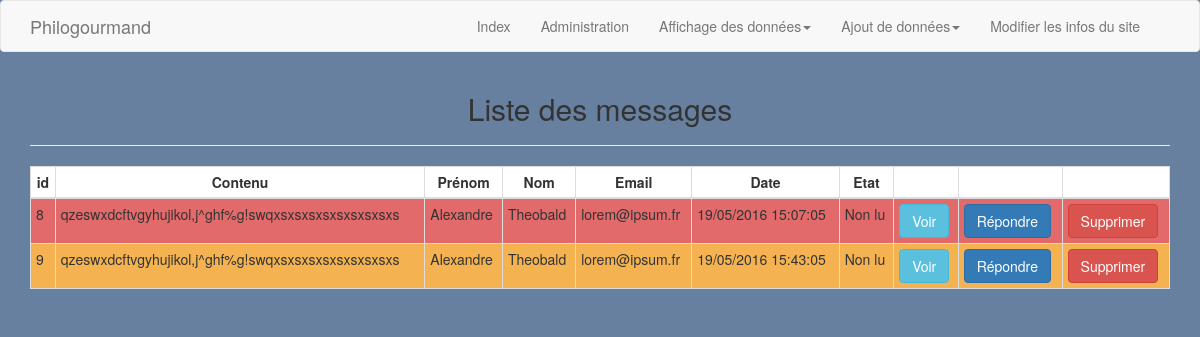
The app's page /admin/contact_message.php (signed in), older data.
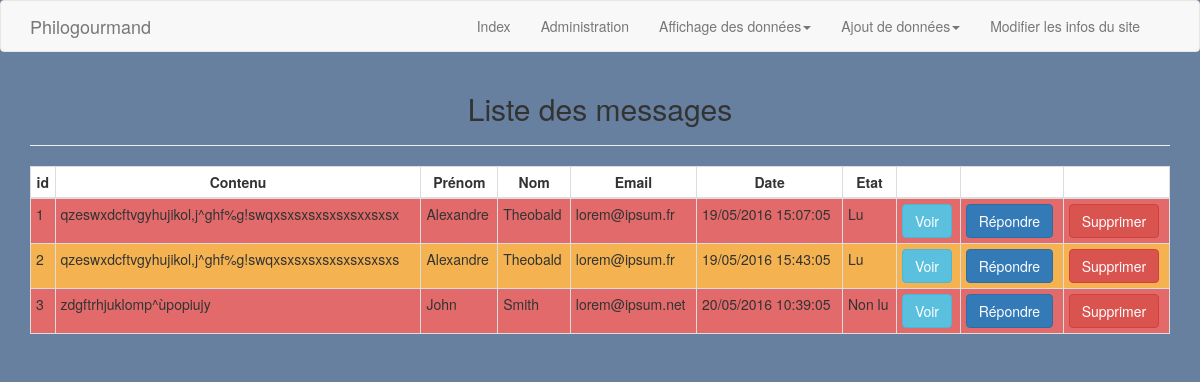
The same page, newer data.
### tables this page shows
CREATE TABLE `contact` (
  `id` int(11) NOT NULL,
  `firstname` varchar(50) NOT NULL,
  `lastname` varchar(50) NOT NULL,
  `email` varchar(255) NOT NULL,
  `content` text NOT NULL,
  `date_add` datetime NOT NULL,
  `message_state` enum('read','unread') NOT NULL DEFAULT 'unread'
);

### inc/fonctions.php (called while the page is built, shortened)
<?php
function showAllMessageContact() {
	global $pdo;
	$res = $pdo->prepare('SELECT * FROM contact');
	$res->execute();
	return $res->fetchAll(PDO::FETCH_ASSOC);
}

### admin/contact_message.php (the view, shortened to what this page needs)
<?php
require_once '../inc/connect.php';
require_once '../inc/fonctions.php';
$error = [];
$showAllMessages = false;
if (!empty($_GET) && isset($_GET['id_message'])) {
	$id_message = checkId($_GET['id_message']);
	if(empty($id_message)) {
		$error[] = 'le message recherché n\'existe pas';
	}
	if (count($error) == 0) {
	 	if (isset($_GET['action']) && $_GET['action'] == 'delete') {
	 		$del = $pdo->prepare('DELETE FROM contact WHERE id = :id');
	 		$del->bindValue(':id',$id_message,PDO::PARAM_INT);
	 		if($del->execute()) {
	 			$_SESSION['del_message'] = 'ok';
	 			header('Location: contact_message.php');
	 			die;
	 		}
	 	}
	 	else {
			$message = showMessageContact($id_message);
			if (empty($message)) {
				$error[] = 'le message recherché n\'existe pas';
			}
			if (count($error) == 0) {
				$showMessage = true;
				$upd = $pdo->prepare('UPDATE contact set message_state = "read" WHERE id = :id');
				$upd->bindValue(':id', $id_message, PDO::PARAM_INT);
				$upd->execute();
				if (isset($_GET['action']) && $_GET['action'] == 'rep') {
 					$repMessage = true;
 				}
			}
		}
	}
}
else {
	$message_list = showAllMessageContact();
	if (count($error) == 0) {
		$showAllMessages = true;
	}
}
include_once '../inc/header_admin.php';
?>
	<?php if($showAllMessages) :  ?>
	<h2 class="text-center">Liste des messages</h2>
	<hr>
	<table class="table table-striped table-bordered table-condensed">
	   <thead>
	     <tr>
	       <th>id</th>
	       <th>Contenu</th>
	       <th>Prénom</th>
	       <th>Nom</th>
	       <th>Email</th>
	       <th>Date</th>
	       <th>Etat</th>
	       <th></th>
	       <th></th>
	       <th></th>
	     </tr>
	   </thead>
	   <tbody>
			<?php
			   foreach($message_list as $message) :
			   $date = date('d/m/Y H:i:m', strtotime($message['date_add']));
			?>
			     <tr>
			       	<td><?=$message['id']; ?></td>
			       	<td><?=substr($message['content'], 0, 50); ?></td>
			       	<td><?=$message['firstname']; ?></td>
			       	<td><?=$message['lastname']; ?></td>
			       	<td><?=$message['email']?></td>
			       	<td><?=$date; ?></td>
			       	<?php if ($message['message_state'] == 'read') : ?>
			       		<td>Lu</td>
			   		<?php else : ?>
			   			<td>Non lu</td>
			   		<?php endif; ?>
			       <td>
			         <a type="button" class="btn btn-info" href="?id_message=<?=$message['id'];?>">Voir</a>
			       </td>
			       <td>
			         <a type="button" class="btn btn-primary" href="?id_message=<?=$message['id'];?>&action=rep">Répondre</a>
			       </td>
			       <td>
			         <a type="button" class="btn btn-danger" href="?id_message=<?=$message['id'];?>&action=delete">Supprimer</a>
			       </td>
			     </tr>
			<?php endforeach; ?>
	   </tbody>
	</table>
	<?php endif; ?>
<?php
include_once '../inc/footer_admin.php';
?>

### inc/header_admin.php (shortened to what this page needs)
<!DOCTYPE html>
<html>
<head>
	<link rel="stylesheet" href="https://maxcdn.bootstrapcdn.com/bootstrap/3.3.6/css/bootstrap.min.css">
	<link rel="stylesheet" type="text/css" href="../css/style_admin.css">
</head>
<body>
	<div id="navbarBootstrap">
        <nav class="navbar navbar-default" role="navigation">
            <div class="container">
                <div class="navbar-header page-scroll">
                    <a class="navbar-brand page-scroll" href="#page-top">Philogourmand</a>
                </div>
              	<div class="collapse navbar-collapse navbar-ex1-collapse navbar-right">
                    <ul class="nav navbar-nav">
                        <li>
                            <a href="../index.php">Index</a>
                        </li>
                        <li>
                            <a href="administration.php">Administration</a>
                        </li>
                        <?php if (!empty($_SESSION) && isset($_SESSION['user']['role']) && $_SESSION['user']['role'] == 'admin') :?>
    						<li class="dropdown">
    							<a href="#" class="dropdown-toggle" data-toggle="dropdown" role="button" aria-haspopup="true" aria-expanded="false">Affichage des données<span class="caret"></span></a>
    						</li>
                            <li class="dropdown">
                                <a href="#" class="dropdown-toggle" data-toggle="dropdown" role="button" aria-haspopup="true" aria-expanded="false">Ajout de données<span class="caret"></span></a>
                            </li>
                            <li>
                                <a href="edit_resto.php?id=1">Modifier les infos du site</a>
                            </li>
                        <?php endif; ?>
                    </ul>
                </div>
            </div>
        </nav>
    </div>
	<main class="container">

### inc/footer_admin.php (shortened to what this page needs)
	</main>
</body>
</html>

### css/style_admin.css (style rules this page uses)
body { background: #67809F; }
table > thead { background: white; }
.table-striped > tbody > tr:nth-of-type(2n+1) { background: #E26A6A; }
.table-striped > tbody > tr:nth-of-type(2n) { background: #F4B350; }
table > thead > tr > th { text-align: center; }

Row changes from the older to the newer data that the page shows:
removed contact: id "8", content "qzeswxdcftvgyhujikol,j^ghf%g!swqxsxsxsxsxsxsxsxsxs", firstname "Alexandre", lastname "Theobald", email "lorem@ipsum.fr", date_add "19/05/2016 15:07:05", message_state "Non lu"
removed contact: id "9", content "qzeswxdcftvgyhujikol,j^ghf%g!swqxsxsxsxsxsxsxsxsxs", firstname "Alexandre", lastname "Theobald", email "lorem@ipsum.fr", date_add "19/05/2016 15:43:05", message_state "Non lu"
added contact: id "1", content "qzeswxdcftvgyhujikol,j^ghf%g!swqxsxsxsxsxsxsxxsxsx", firstname "Alexandre", lastname "Theobald", email "lorem@ipsum.fr", date_add "19/05/2016 15:07:05", message_state "Lu"
added contact: id "2", content "qzeswxdcftvgyhujikol,j^ghf%g!swqxsxsxsxsxsxsxsxsxs", firstname "Alexandre", lastname "Theobald", email "lorem@ipsum.fr", date_add "19/05/2016 15:43:05", message_state "Lu"
added contact: id "3", content "zdgftrhjuklomp^ùpopiujy", firstname "John", lastname "Smith", email "lorem@ipsum.net", date_add "20/05/2016 10:39:05", message_state "Non lu"
